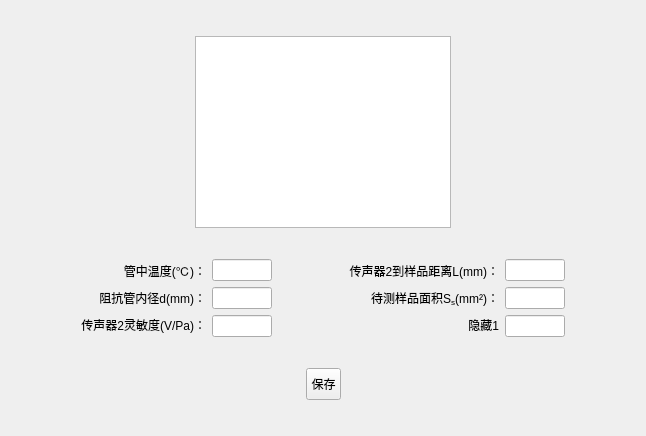
<?xml version="1.0" encoding="UTF-8"?>
<ui version="4.0">
 <class>Form</class>
 <widget class="QWidget" name="Form">
  <property name="geometry">
   <rect>
    <x>0</x>
    <y>0</y>
    <width>646</width>
    <height>436</height>
   </rect>
  </property>
  <property name="windowTitle">
   <string>Form</string>
  </property>
  <layout class="QVBoxLayout" name="verticalLayout_5" stretch="4,2,1">
   <item>
    <layout class="QHBoxLayout" name="horizontalLayout_3">
     <item>
      <spacer name="horizontalSpacer_3">
       <property name="orientation">
        <enum>Qt::Horizontal</enum>
       </property>
       <property name="sizeHint" stdset="0">
        <size>
         <width>40</width>
         <height>20</height>
        </size>
       </property>
      </spacer>
     </item>
     <item>
      <widget class="QGraphicsView" name="graphicsView">
       <property name="enabled">
        <bool>true</bool>
       </property>
       <property name="sizePolicy">
        <sizepolicy hsizetype="Fixed" vsizetype="Fixed">
         <horstretch>0</horstretch>
         <verstretch>0</verstretch>
        </sizepolicy>
       </property>
      </widget>
     </item>
     <item>
      <spacer name="horizontalSpacer_4">
       <property name="orientation">
        <enum>Qt::Horizontal</enum>
       </property>
       <property name="sizeHint" stdset="0">
        <size>
         <width>40</width>
         <height>20</height>
        </size>
       </property>
      </spacer>
     </item>
    </layout>
   </item>
   <item>
    <layout class="QHBoxLayout" name="horizontalLayout">
     <item>
      <spacer name="horizontalSpacer_5">
       <property name="orientation">
        <enum>Qt::Horizontal</enum>
       </property>
       <property name="sizeHint" stdset="0">
        <size>
         <width>40</width>
         <height>20</height>
        </size>
       </property>
      </spacer>
     </item>
     <item>
      <layout class="QVBoxLayout" name="verticalLayout">
       <item>
        <widget class="QLabel" name="label">
         <property name="sizePolicy">
          <sizepolicy hsizetype="Minimum" vsizetype="Fixed">
           <horstretch>0</horstretch>
           <verstretch>0</verstretch>
          </sizepolicy>
         </property>
         <property name="layoutDirection">
          <enum>Qt::LeftToRight</enum>
         </property>
         <property name="text">
          <string>管中温度(℃)：</string>
         </property>
         <property name="alignment">
          <set>Qt::AlignRight|Qt::AlignTrailing|Qt::AlignVCenter</set>
         </property>
        </widget>
       </item>
       <item>
        <widget class="QLabel" name="label_2">
         <property name="sizePolicy">
          <sizepolicy hsizetype="Minimum" vsizetype="Fixed">
           <horstretch>0</horstretch>
           <verstretch>0</verstretch>
          </sizepolicy>
         </property>
         <property name="text">
          <string>阻抗管内径d(mm)：</string>
         </property>
         <property name="alignment">
          <set>Qt::AlignRight|Qt::AlignTrailing|Qt::AlignVCenter</set>
         </property>
        </widget>
       </item>
       <item>
        <widget class="QLabel" name="label_5">
         <property name="sizePolicy">
          <sizepolicy hsizetype="Minimum" vsizetype="Fixed">
           <horstretch>0</horstretch>
           <verstretch>0</verstretch>
          </sizepolicy>
         </property>
         <property name="text">
          <string>传声器2灵敏度(V/Pa)：</string>
         </property>
         <property name="alignment">
          <set>Qt::AlignRight|Qt::AlignTrailing|Qt::AlignVCenter</set>
         </property>
        </widget>
       </item>
      </layout>
     </item>
     <item>
      <layout class="QVBoxLayout" name="verticalLayout_2">
       <item>
        <widget class="QLineEdit" name="tube_temperature_value">
         <property name="sizePolicy">
          <sizepolicy hsizetype="Minimum" vsizetype="Fixed">
           <horstretch>0</horstretch>
           <verstretch>0</verstretch>
          </sizepolicy>
         </property>
         <property name="maximumSize">
          <size>
           <width>60</width>
           <height>16777215</height>
          </size>
         </property>
         <property name="alignment">
          <set>Qt::AlignCenter</set>
         </property>
        </widget>
       </item>
       <item>
        <widget class="QLineEdit" name="tubu_inner_diameter_value">
         <property name="sizePolicy">
          <sizepolicy hsizetype="Minimum" vsizetype="Fixed">
           <horstretch>0</horstretch>
           <verstretch>0</verstretch>
          </sizepolicy>
         </property>
         <property name="maximumSize">
          <size>
           <width>60</width>
           <height>16777215</height>
          </size>
         </property>
         <property name="alignment">
          <set>Qt::AlignCenter</set>
         </property>
        </widget>
       </item>
       <item>
        <widget class="QLineEdit" name="microphone_sensitivity_value">
         <property name="sizePolicy">
          <sizepolicy hsizetype="Minimum" vsizetype="Fixed">
           <horstretch>0</horstretch>
           <verstretch>0</verstretch>
          </sizepolicy>
         </property>
         <property name="maximumSize">
          <size>
           <width>60</width>
           <height>16777215</height>
          </size>
         </property>
         <property name="alignment">
          <set>Qt::AlignCenter</set>
         </property>
        </widget>
       </item>
      </layout>
     </item>
     <item>
      <spacer name="horizontalSpacer_6">
       <property name="orientation">
        <enum>Qt::Horizontal</enum>
       </property>
       <property name="sizeHint" stdset="0">
        <size>
         <width>40</width>
         <height>20</height>
        </size>
       </property>
      </spacer>
     </item>
     <item>
      <layout class="QVBoxLayout" name="verticalLayout_3">
       <item>
        <widget class="QLabel" name="label_3">
         <property name="sizePolicy">
          <sizepolicy hsizetype="Minimum" vsizetype="Fixed">
           <horstretch>0</horstretch>
           <verstretch>0</verstretch>
          </sizepolicy>
         </property>
         <property name="text">
          <string>传声器2到样品距离L(mm)：</string>
         </property>
         <property name="alignment">
          <set>Qt::AlignRight|Qt::AlignTrailing|Qt::AlignVCenter</set>
         </property>
        </widget>
       </item>
       <item>
        <widget class="QLabel" name="label_4">
         <property name="sizePolicy">
          <sizepolicy hsizetype="Minimum" vsizetype="Fixed">
           <horstretch>0</horstretch>
           <verstretch>0</verstretch>
          </sizepolicy>
         </property>
         <property name="text">
          <string>待测样品面积S&lt;sub&gt;s&lt;/sub&gt;(mm²)：</string>
         </property>
         <property name="alignment">
          <set>Qt::AlignRight|Qt::AlignTrailing|Qt::AlignVCenter</set>
         </property>
        </widget>
       </item>
       <item>
        <widget class="QLabel" name="yincang1">
         <property name="sizePolicy">
          <sizepolicy hsizetype="Minimum" vsizetype="Fixed">
           <horstretch>0</horstretch>
           <verstretch>0</verstretch>
          </sizepolicy>
         </property>
         <property name="text">
          <string>隐藏1</string>
         </property>
         <property name="alignment">
          <set>Qt::AlignRight|Qt::AlignTrailing|Qt::AlignVCenter</set>
         </property>
        </widget>
       </item>
      </layout>
     </item>
     <item>
      <layout class="QVBoxLayout" name="verticalLayout_4">
       <item>
        <widget class="QLineEdit" name="microphone_to_sample_distance_value">
         <property name="sizePolicy">
          <sizepolicy hsizetype="Minimum" vsizetype="Fixed">
           <horstretch>0</horstretch>
           <verstretch>0</verstretch>
          </sizepolicy>
         </property>
         <property name="maximumSize">
          <size>
           <width>60</width>
           <height>16777215</height>
          </size>
         </property>
         <property name="alignment">
          <set>Qt::AlignCenter</set>
         </property>
        </widget>
       </item>
       <item>
        <widget class="QLineEdit" name="sample_area_value">
         <property name="sizePolicy">
          <sizepolicy hsizetype="Minimum" vsizetype="Fixed">
           <horstretch>0</horstretch>
           <verstretch>0</verstretch>
          </sizepolicy>
         </property>
         <property name="maximumSize">
          <size>
           <width>60</width>
           <height>16777215</height>
          </size>
         </property>
         <property name="alignment">
          <set>Qt::AlignCenter</set>
         </property>
        </widget>
       </item>
       <item>
        <widget class="QLineEdit" name="lineEdit_6">
         <property name="sizePolicy">
          <sizepolicy hsizetype="Minimum" vsizetype="Fixed">
           <horstretch>0</horstretch>
           <verstretch>0</verstretch>
          </sizepolicy>
         </property>
         <property name="maximumSize">
          <size>
           <width>60</width>
           <height>16777215</height>
          </size>
         </property>
         <property name="alignment">
          <set>Qt::AlignCenter</set>
         </property>
        </widget>
       </item>
      </layout>
     </item>
     <item>
      <spacer name="horizontalSpacer_7">
       <property name="orientation">
        <enum>Qt::Horizontal</enum>
       </property>
       <property name="sizeHint" stdset="0">
        <size>
         <width>40</width>
         <height>20</height>
        </size>
       </property>
      </spacer>
     </item>
    </layout>
   </item>
   <item>
    <layout class="QHBoxLayout" name="horizontalLayout_2">
     <item>
      <spacer name="horizontalSpacer_2">
       <property name="orientation">
        <enum>Qt::Horizontal</enum>
       </property>
       <property name="sizeHint" stdset="0">
        <size>
         <width>40</width>
         <height>20</height>
        </size>
       </property>
      </spacer>
     </item>
     <item>
      <widget class="QToolButton" name="save_button">
       <property name="sizePolicy">
        <sizepolicy hsizetype="Fixed" vsizetype="Fixed">
         <horstretch>0</horstretch>
         <verstretch>0</verstretch>
        </sizepolicy>
       </property>
       <property name="styleSheet">
        <string notr="true">QToolButton {
    padding-top: 6px;
    padding-bottom: 3px;
}</string>
       </property>
       <property name="text">
        <string>保存</string>
       </property>
      </widget>
     </item>
     <item>
      <spacer name="horizontalSpacer">
       <property name="orientation">
        <enum>Qt::Horizontal</enum>
       </property>
       <property name="sizeHint" stdset="0">
        <size>
         <width>40</width>
         <height>20</height>
        </size>
       </property>
      </spacer>
     </item>
    </layout>
   </item>
  </layout>
 </widget>
 <resources/>
 <connections/>
</ui>
